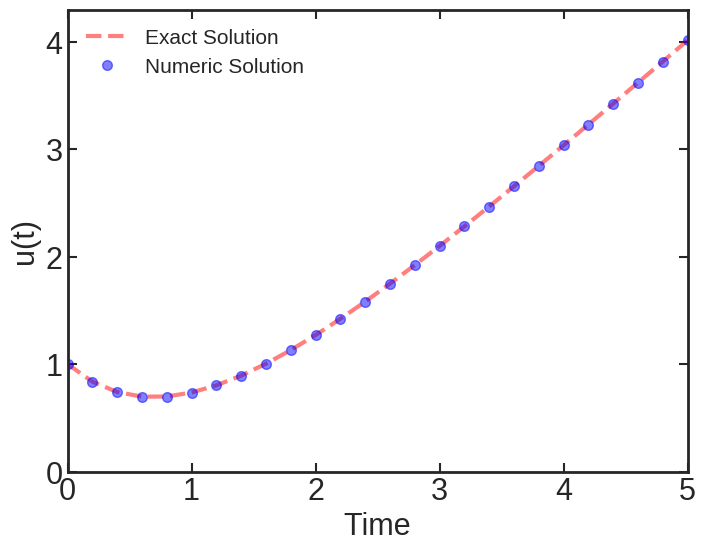

Generate this figure with Python:
"""
Program: figure.py
"""
import os
import numpy as np
import matplotlib as mpl
import matplotlib.pyplot as plt
from matplotlib.ticker import MultipleLocator, FormatStrFormatter

def rc_params():
    """Set rcParams for this plot"""
    params = {
        'axes.linewidth':2.0,
        'xtick.major.size':6.5,
        'xtick.major.width':1.5,
        'xtick.minor.size':3.5,
        'xtick.minor.width':1.5,
        'ytick.major.size':6.5,
        'ytick.major.width':1.5,
        'ytick.minor.size':3.5,
        'ytick.minor.width':1.5,
        'xtick.labelsize':22,
        'ytick.labelsize':22,
        'xtick.direction':'in',
        'ytick.direction':'in',
        'xtick.top':True,
        'ytick.right':True
        }
    mpl.rcParams.update(params)

# Set rcParams    
rc_params()

# Data
cwd = os.getcwd()
data_path = os.path.join(cwd, 'results.dat')

# Figure
fig_path  = os.path.join(cwd, 'figure.png')

# Load data
darr = np.loadtxt(data_path, skiprows=2)
t = darr[:,0]
y = darr[:,1]
y_ex = darr[:,2]

# Plot results
fig, ax = plt.subplots(figsize=(8,6))

p1, = ax.plot(t, y_ex, linewidth = 3.0, color="red", alpha=0.5,
              linestyle='--', label='Exact Solution')

p2, = ax.plot(t, y_ex, linewidth = 3.0, color="blue", alpha=0.5,
              marker='o', markersize=7, linestyle='', label='Numeric Solution')


plt.xlim([0.0, 5.0])
plt.ylim([0.0, 4.3])
plt.xlabel('Time', fontsize=22)
plt.ylabel('u(t)', fontsize=22)
plt.legend(fontsize=15, loc="upper left", shadow=True, fancybox=True)

plt.savefig(fig_path, format='png', dpi=100, bbox_inches='tight')

